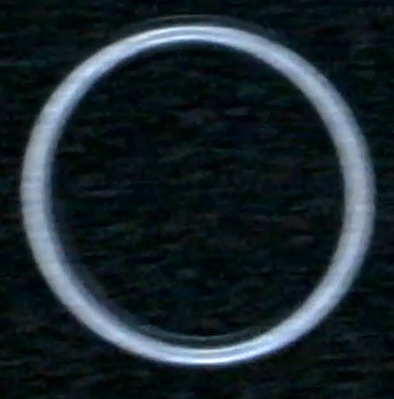
#> input picture anillo.jpeg, 394 x 399 px, given in place of Arandelas_Buenas.mp4, which was not available
$ python Classifier.py
#> lines starting #> are read from the running program, lines starting #| are printed output that depends on the picture; after the words box and inside, x2 and y2 are one past the last pixel; in counts of white or black regions, pixels touching at a corner belong together; pictures that were not available may be replaced by others from this repository, and a replacement may not be noted
### camera.py
import threading
import time
import cv2
from logger import Logger


class RunCamera:
    def __init__(self, src=0, name="Camera_1") -> None:
#> called with name = 'Camera_1'
        try:
            self.name = name
            self.src = src
            self.ret = None
            self.frame = None
            self.stopped = False
            self.loggerReport = Logger(name)
            self.loggerReport.logger.info("Init constructor RunCamera")
#> (this line was passed over: colorlog is not available in this run)
            self.lock = threading.Lock()
        except Exception as e:
            self.loggerReport.logger.error("Error in RunCamera: " + str(e))

    def start(self):
        try:
            self.stream = cv2.VideoCapture(self.src)

            self.fps = self.stream.get(cv2.CAP_PROP_FPS)
            if self.fps <= 0:
                self.fps = 30
                self.loggerReport.logger.warning(
                    f"Could not determine FPS for {self.src}. Defaulting to {self.fps}."
                )
            else:
                self.loggerReport.logger.info(f"Video FPS: {self.fps}")
#> (this line was passed over: colorlog is not available in this run)

            time.sleep(0.5)
            self.ret, self.frame = self.stream.read()
#> self.frame is the input picture: shape (399, 394, 3); mean B, G, R 45.1, 39.3, 27.8

            if self.stream.isOpened():
                self.loggerReport.logger.info("Creating Camera thread")
#> (this line was passed over: colorlog is not available in this run)
                self.cam_thread = threading.Thread(
                    target=self._capture_loop, name=self.name, daemon=True
                )
                self.cam_thread.start()
            else:
                self.loggerReport.logger.warning("Camera not initialized")
        except Exception as e:
            self.loggerReport.logger.error("Error starting camera thread: " + str(e))

    def stop(self):
        self.loggerReport.logger.info("Stopping camera thread and releasing resources")
        self.stopped = True
        if hasattr(self, "stream") and self.stream.isOpened():
            self.stream.release()
        if hasattr(self, "cam_thread") and self.cam_thread.is_alive():
            # Verifica si el hilo actual NO es el hilo de la cámara
            if threading.current_thread() != self.cam_thread:
                self.cam_thread.join(timeout=2)

    def _capture_loop(self):
        delay_between_frames = 1.0 / self.fps
        self.loggerReport.logger.info(
            "Starting thread, time between frames is %f" % (delay_between_frames)
        )
#> (this line was passed over: colorlog is not available in this run)
        while not self.stopped:
            start_time = time.time()
            ret, frame = self.stream.read()

            if not ret:
                self.loggerReport.logger.warning("Failed to read frame")
                self.stop()
                break

            with self.lock:
                self.ret = ret
                self.frame = frame

            processing_time = time.time() - start_time
            sleep_time = delay_between_frames - processing_time
            if sleep_time > 0:
                time.sleep(sleep_time)

    def read(self):
        with self.lock:
            return self.ret, self.frame.copy() if self.frame is not None else None

    def isOpened(self):
        return hasattr(self, "stream") and self.stream.isOpened()


# [25 lines left out: function main, not called in this run]


# [2 lines that do not run on import are left out]

### binarization.py
import cv2
import numpy as np


KERNEL = np.ones((5, 5), np.uint8)
KERNEL_CLOSE = np.ones((10, 10), np.uint8)
MIN_AREA_THRESHOLD = 5000
THRESHOLD_VALUE = 90  # The value used in cv2.threshold

Frame = np.ndarray
Contour = np.ndarray


def binarize(frame: Frame) -> Frame:
    gray = cv2.cvtColor(frame, cv2.COLOR_BGR2GRAY)
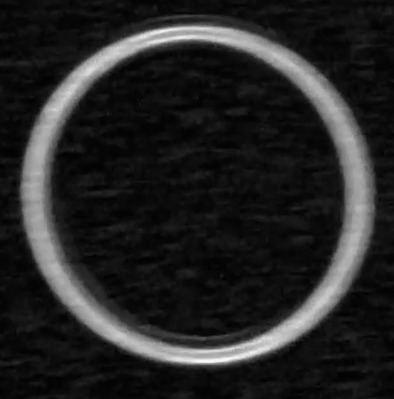
#> gray: shape (399, 394); min 0, max 250, mean 36.5

    # Binarización
    _, binary = cv2.threshold(gray, THRESHOLD_VALUE, 255, cv2.THRESH_BINARY)
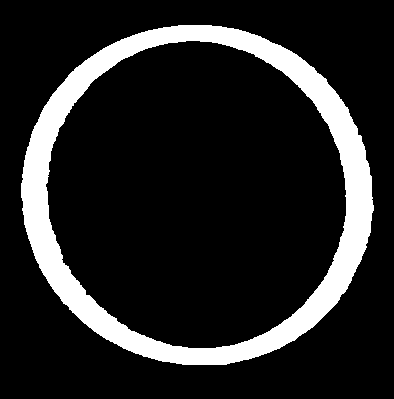
#> binary: shape (399, 394); 14.5% white; 1 white region, box (x1, y1, x2, y2) and area: (21, 25, 374, 365) 22852

    # Filtro para eliminar punticos (apertura morfológica)
    binary_clean = cv2.morphologyEx(binary, cv2.MORPH_OPEN, KERNEL)
#> binary_clean: shape (399, 394); 14.5% white; 1 white region, box (x1, y1, x2, y2) and area: (21, 25, 374, 365) 22828
    binary_clean = cv2.morphologyEx(binary_clean, cv2.MORPH_CLOSE, KERNEL_CLOSE)
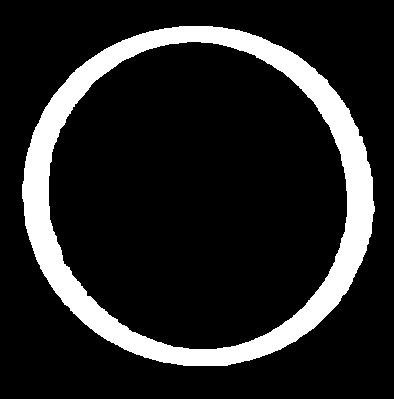
#> binary_clean: shape (399, 394); 14.5% white; 1 white region
    return binary_clean


# [8 lines left out: function get_contours, not called in this run]


def get_external(
    frame: Frame,
) -> tuple[Contour, int]:  # Si no encuentra contornos devuelve None, 0
    contours, _ = cv2.findContours(frame, cv2.RETR_EXTERNAL, cv2.CHAIN_APPROX_SIMPLE)
#> contours = 1 contour; box (x1, y1, x2, y2) and area: (22, 26, 375, 366) 93831
    valid_contours = [
        cnt for cnt in contours if cv2.contourArea(cnt) >= MIN_AREA_THRESHOLD
    ]
#> valid_contours has the same summary as contours

    if not valid_contours:
        # Retorna un contorno vacío válido para evitar errores en OpenCV
        return (np.zeros((0, 1, 2), dtype=np.int32), 0)

    # Ordenar por área y devolver el más grande
    largest = max(valid_contours, key=cv2.contourArea)
#> largest = contour of 473 points, box (x1, y1, x2, y2) (22, 26, 375, 366), area 93831
    return (largest, len(valid_contours))

### logger.py
import logging
import os
from pathlib import Path

from colorlog import ColoredFormatter


class Logger:
    def __init__(self, name, log_file="logs/app.log") -> None:
        self.logger = logging.getLogger(name)
        self.logger.setLevel(logging.DEBUG)
        self.log_file = log_file
        log_dir = Path(log_file).parent
        os.makedirs(log_dir, exist_ok=True)

        if not self.logger.hasHandlers():
            console_handler = logging.StreamHandler()
            console_handler.setLevel(logging.DEBUG)
            console_formatter = ColoredFormatter(
                "%(log_color)s%(asctime)s - %(levelname)s - %(message)s",
                datefmt="%Y-%m-%d %H:%M:%S",
                log_colors={
                    "DEBUG": "cyan",
                    "INFO": "green",
                    "WARNING": "yellow",
                    "ERROR": "red",
                    "CRITICAL": "red,bg_white",
                },
            )
            console_handler.setFormatter(console_formatter)

            ## Handle write in log
            file_handler = logging.FileHandler(log_file, mode="a", encoding="utf-8")
            file_handler.setLevel(logging.DEBUG)
            file_formatter = ColoredFormatter(
                "%(asctime)s - %(levelname)s - %(message)s", datefmt="%Y-%m-%d %H:%M:%S"
            )
            file_handler.setFormatter(file_formatter)

            self.logger.addHandler(console_handler)
            self.logger.addHandler(file_handler)

    def debug(self, msg):
        self.logger.debug(msg)

    def info(self, msg):
        self.logger.info(msg)

    def warning(self, msg):
        self.logger.warning(msg)

    def error(self, msg):
        self.logger.error(msg)

    def critical(self, msg):
        self.logger.critical(msg)

### Classifier.py
import cv2
from camera import RunCamera
import time
import numpy as np

import binarization as bn
import features
from typing import Dict, Tuple

EDGE_PADDING = 600


# [21 lines left out: function get_piece, not called in this run]


class Classifier(RunCamera):
    def __init__(self, src=0, name="Camera_1"):
        super(Classifier, self).__init__(src, name)
        self.piece_in_frame = False
        self.new_piece_incoming = True
        self.current_frame = None
        self.get_piece = None

    def separate_frame(self) -> bool:
        """Se asegura de que la pieza está completa en el frame y es válida para el procesamiento.
        La pieza debe estar alejada de los bordes y registrarse como 'Una sola' (cnt_num == 1).
        """

        with self.lock:
            if self.frame is None:
                # If no frame, set the tracking flag to False and exit.
                self.piece_in_frame = False
                return False
            frame_copy = self.frame.copy()

        binary = bn.binarize(frame_copy)
        ext_contour, cnt_num = bn.get_external(binary)
#> ext_contour has the same summary as largest in get_external; cnt_num = 1

        x, y, w, h = cv2.boundingRect(ext_contour)
#> x = 22; y = 26; w = 353; h = 340
        frame_width = binary.shape[1]
#> frame_width = 394
        if not (x < EDGE_PADDING or (x + w) > (frame_width - EDGE_PADDING)):
            self.piece_in_frame = True
        else:
            self.piece_in_frame = False
            self.new_piece_incoming = True

        if self.new_piece_incoming and self.piece_in_frame and cnt_num == 1:
            with self.lock:
                self.current_frame = binary
                self.current_piece = get_piece(binary)
            self.loggerReport.logger.info("nueva pieza en frame y válida")
            self.new_piece_incoming = False
            return True
        return False

    # [22 lines left out: functions read_current, read_piece, classify_piece, not called in this run]


def main() -> None:
    video_source = "./Vid_Piezas/Arandelas/Arandelas_Buenas.mp4"
    camera = Classifier(src=video_source)
    camera.start()

    # Wait for first frame
    time.sleep(1)
    try:
        while camera.isOpened():
            ret, frame = camera.read()
            if camera.separate_frame():
                print(camera.classify_piece())
                piece_type, condition, features_dict = camera.classify_piece()

                print(
                    f"Tipo: {piece_type}, Condición: {condition}, "
                    f"Circularidad={features_dict['circularity']:.2f}, "
                    f"Solidity={features_dict['solidity']:.2f}, "
                    # f"Agujeros={features_dict['num_holes']}"
                    f"Excentricidad={features_dict['excentricidad']:.2f}"
                    f", Aspect Ratio={features_dict['aspect_ratio']:.2f}"
                    f", Compactness={features_dict['compactness']:.2f} "
                    f", Hole Offset={features_dict['hole_offset']:.2f}"
                    f", ratio ="
                )
                # Dibujar texto en el current_frame
                frame_text = f"{piece_type}-{condition}"
                frame_color = (0, 255, 0)
            elif not camera.piece_in_frame:
                frame_text = "Esperando pieza..."
                frame_color = (0, 255, 255)

            if not ret or frame is None:
                time.sleep(0.01)
                continue

            binary = bn.binarize(frame)
            binaryBGR = cv2.cvtColor(binary, cv2.COLOR_GRAY2BGR)
#> binaryBGR: shape (399, 394, 3); 14.5% white; 1 white region, box (x1, y1, x2, y2) and area: (22, 26, 375, 366) 22839

            cv2.putText(
                binaryBGR,
                frame_text,
                (30, 30),
                cv2.FONT_HERSHEY_SIMPLEX,
                0.7,
                frame_color,
                2,
            )
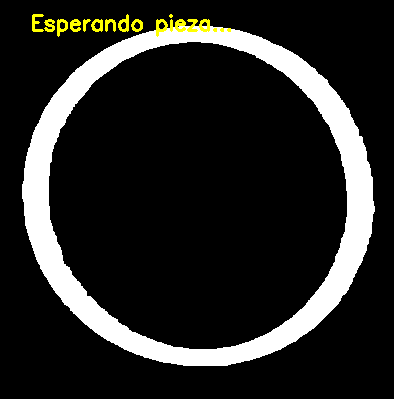
#> binaryBGR: shape (399, 394, 3); mean B, G, R 36.7, 38.9, 38.9
            cv2.imshow("Video", bn.binarize(binaryBGR))
#> in binarize (call 3), `_, binary = cv2.threshold(gray, THRESHOLD_VALUE, 255, cv2.THRESH_BINARY)`:
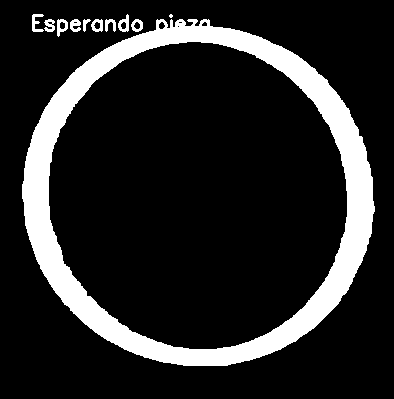
#> binary: shape (399, 394); 15.2% white; 11 white regions (1 under 20 px), largest, box (x1, y1, x2, y2) and area: (22, 19, 375, 366) 23096, (32, 14, 44, 32) 115, (118, 14, 129, 32) 110
#> in binarize (call 3), `binary_clean = cv2.morphologyEx(binary, cv2.MORPH_OPEN, KERNEL)`: binary_clean: shape (399, 394); 14.5% white; 1 white region, box (x1, y1, x2, y2) and area: (22, 23, 375, 366) 22866
#> in binarize (call 3), `binary_clean = cv2.morphologyEx(binary_clean, cv2.MORPH_CLOSE, KERNEL_..`:
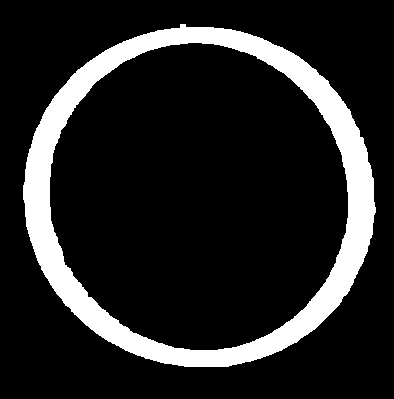
#> binary_clean: shape (399, 394); 14.5% white; 1 white region, box (x1, y1, x2, y2) and area: (23, 24, 376, 367) 22866

            if cv2.waitKey(30) & 0xFF == ord("q"):
#> (key q is pressed here)
                break
    finally:
        camera.stop()
        cv2.destroyAllWindows()


if __name__ == "__main__":
    main()
